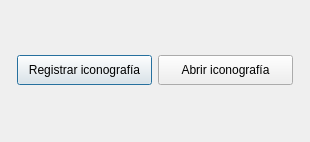
<?xml version="1.0" encoding="UTF-8"?>
<ui version="4.0">
 <class>regAbrirIcon</class>
 <widget class="QDialog" name="regAbrirIcon">
  <property name="geometry">
   <rect>
    <x>0</x>
    <y>0</y>
    <width>310</width>
    <height>142</height>
   </rect>
  </property>
  <property name="windowTitle">
   <string>Iconografía</string>
  </property>
  <property name="windowIcon">
   <iconset resource="resources.qrc">
    <normaloff>:/img/Eye_ico.ico</normaloff>:/img/Eye_ico.ico</iconset>
  </property>
  <layout class="QGridLayout" name="gridLayout">
   <item row="0" column="0">
    <layout class="QVBoxLayout" name="verticalLayout">
     <item>
      <spacer name="verticalSpacer_3">
       <property name="orientation">
        <enum>Qt::Vertical</enum>
       </property>
       <property name="sizeType">
        <enum>QSizePolicy::Fixed</enum>
       </property>
       <property name="sizeHint" stdset="0">
        <size>
         <width>20</width>
         <height>13</height>
        </size>
       </property>
      </spacer>
     </item>
     <item>
      <layout class="QHBoxLayout" name="horizontalLayout">
       <item>
        <spacer name="horizontalSpacer_2">
         <property name="orientation">
          <enum>Qt::Horizontal</enum>
         </property>
         <property name="sizeHint" stdset="0">
          <size>
           <width>13</width>
           <height>33</height>
          </size>
         </property>
        </spacer>
       </item>
       <item>
        <widget class="QPushButton" name="btnReg">
         <property name="minimumSize">
          <size>
           <width>135</width>
           <height>30</height>
          </size>
         </property>
         <property name="maximumSize">
          <size>
           <width>135</width>
           <height>30</height>
          </size>
         </property>
         <property name="text">
          <string>Registrar iconografía</string>
         </property>
        </widget>
       </item>
       <item>
        <widget class="QPushButton" name="btnAbrir">
         <property name="minimumSize">
          <size>
           <width>135</width>
           <height>30</height>
          </size>
         </property>
         <property name="maximumSize">
          <size>
           <width>135</width>
           <height>30</height>
          </size>
         </property>
         <property name="text">
          <string>Abrir iconografía</string>
         </property>
        </widget>
       </item>
       <item>
        <spacer name="horizontalSpacer">
         <property name="orientation">
          <enum>Qt::Horizontal</enum>
         </property>
         <property name="sizeHint" stdset="0">
          <size>
           <width>13</width>
           <height>33</height>
          </size>
         </property>
        </spacer>
       </item>
      </layout>
     </item>
     <item>
      <spacer name="verticalSpacer_2">
       <property name="orientation">
        <enum>Qt::Vertical</enum>
       </property>
       <property name="sizeType">
        <enum>QSizePolicy::Fixed</enum>
       </property>
       <property name="sizeHint" stdset="0">
        <size>
         <width>20</width>
         <height>13</height>
        </size>
       </property>
      </spacer>
     </item>
    </layout>
   </item>
  </layout>
 </widget>
 <resources>
  <include location="resources.qrc"/>
 </resources>
 <connections/>
</ui>
